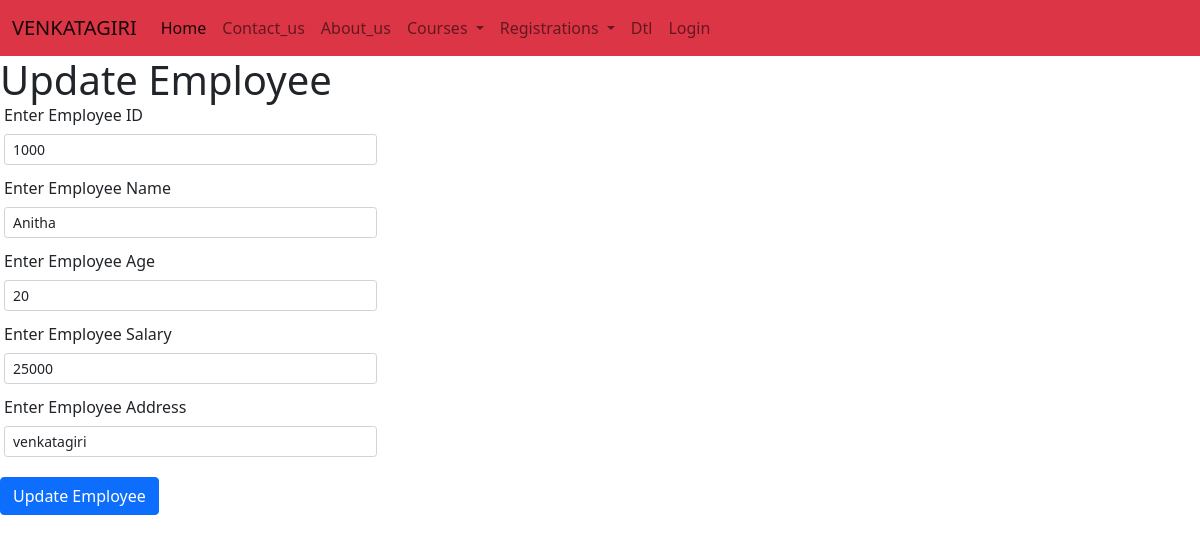
The page /employee/emp_update/1 on the database its author committed.
### company_app/models.py (models this page shows)
class Employee(models.Model):
    eno=models.IntegerField()
    name=models.CharField(max_length=100)
    age=models.IntegerField()
    salary=models.IntegerField()
    address=models.CharField(max_length=100)

### company_app/views.py (the view, shortened to what this page needs)
# urls.py: path('emp_update/<pk>',views.emp_update,name='emp_update'),
def emp_update(request,pk):
    if request.method=='GET':
       employee=Employee.objects.get(id=pk)
       employee_dict={
           'employee'   :   employee
       }
       return render(request,'company_app/employee_create.html',context=employee_dict)
    return redirect('/employee/')

### templates/company_app/employee_create.html (shortened to what this page needs)
{% extends 'layout.html' %}
{% block page_content %}
{% if employee.eno %}
	<h1>Update Employee</h1>
{% else %}
	<h1>Create Employee</h1>
{% endif %}
<form class="row g-3" method="POST">
	  <div class="row mb-1">
		<label class="col-form-label">Enter Employee ID</label>
		<div class="col-sm-4">
		  <input type="text" name="emp_number" class="form-control form-control-sm" value={{employee.eno}}>
		</div>
	  </div>
	  <div class="row mb-1">
		<label class="col-form-label">Enter Employee Name</label>
		<div class="col-sm-4">
		  <input type="text" name="name" class="form-control form-control-sm"  value={{employee.name}}>
		</div>
	  </div>
	  <div class="row mb-1">
		<label class="col-form-label">Enter Employee Age</label>
		<div class="col-sm-4">
		  <input type="text" name="age" class="form-control form-control-sm"  value={{employee.age}}>
		</div>
	  </div>
	  <div class="row mb-1">
		<label class="col-form-label">Enter Employee Salary</label>
		<div class="col-sm-4">
		  <input type="text" name="salary" class="form-control form-control-sm" value={{employee.salary}}>
		</div>
	  </div>
	  <div class="row mb-1">
		<label class="col-form-label">Enter Employee Address</label>
		<div class="col-sm-4">
		  <input type="text" name="address" class="form-control form-control-sm" value={{employee.address}}>
		</div>
	  </div>
	  <div class="form-group">
		{% if employee.eno %}
			<button type="submit" class="btn btn-primary">Update Employee</button>
		{% else %}
		    <button type="submit" class="btn btn-primary">Create Employee</button>
		{% endif %}
	  </div>
	</form>
{% endblock %}

### rows shown on the page
Employee: emp_number "1000", name "Anitha", age "20", salary "25000", address "venkatagiri"
